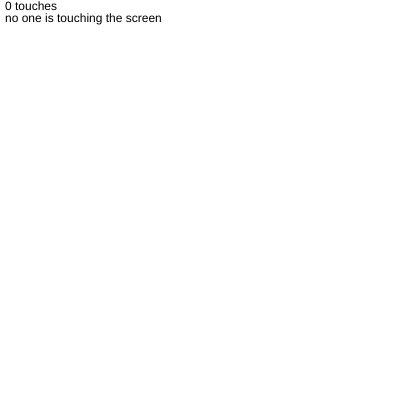
Frame 1 (no input)
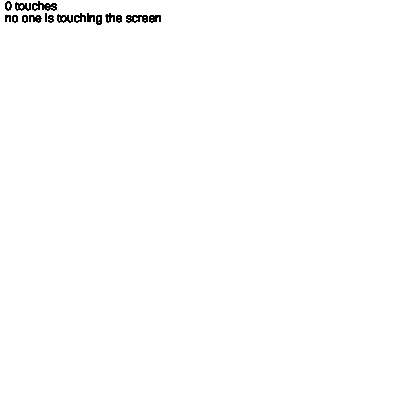
Frame 60 (no input)
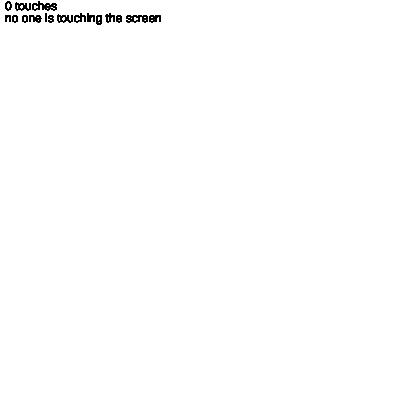
Frame 120 (the mouse pressed at the canvas centre since frame 60)

The p5.js sketch that drew these frames (run headless with seeded random() and noise() and a simulated clock; from frame 60 on, the mouse is pressed at the canvas centre):

// p5.js sketch
// ── sketch.js
/// <reference path="../../libs/TSDef/p5.global-mode.d.ts" />

let numberOfTouches ;

function setup() {
  createCanvas(400, 400);
}

function draw() {
  clear 
  numberOfTouches = touches.length;
  text(numberOfTouches + ' touches', 5, 10);
  
  switch(numberOfTouches) {
    case 0: 
      text("no one is touching the screen", 5, 22) ; 
      break ;
      
      case 1: 
       text("it's kind of lonely here", 5, 22) ; 
      // put a picture here
      break ;
      
      case 2:
      text("two fingers are touching the screen", 5, 22) ; 
            // put a picture here
      break ;
      
      case 3:
     text("three are touching the screen", 5, 22) ; 
            // put a picture here
      break ;
    
      
  }
  
}
